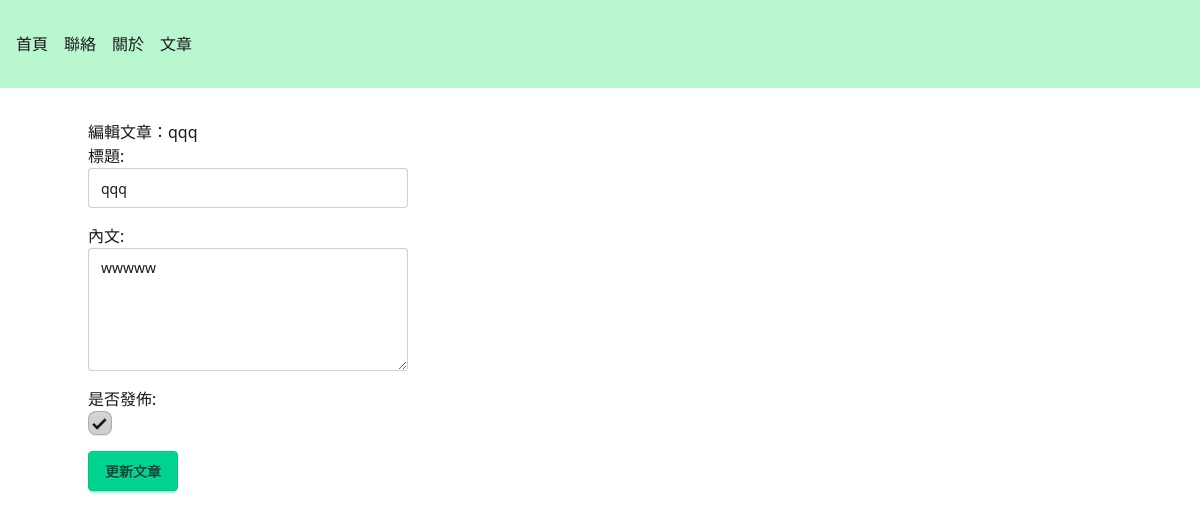
Page /articles/25/edit on the committed database.
### articles/models.py (models this page shows, shortened)
class Article(models.Model):
    title = models.CharField(max_length=200, null=False)
    content = models.TextField(null=True)
    is_published = models.BooleanField(default=False, null=False)

### articles/views.py (the view)
# urls.py: path("<int:id>/edit", views.edit, name="edit"),
def edit(request, id):
    article = get_object_or_404(Article, pk=id)
    form = ArticleForm(instance=article)
    return render(request, "articles/edit.html", {"article": article, "form": form})

### articles/forms.py
class ArticleForm(ModelForm):
    class Meta:
        model = Article
        fields = ["title", "content", "is_published"]
        labels = {
            "title": "標題",
            "content": "內文",
            "is_published": "是否發佈"
        }
        widgets = {
            "title": TextInput(attrs={"class": "input"}),
            "content": Textarea(attrs={"class": "textarea", "rows": 5}),
            "is_published": CheckboxInput(attrs={"class": "checkbox"})
        }

### articles/templates/articles/edit.html (shortened to what this page needs)
{% extends "layouts/default.html" %}
{% block content %}
<article>
  編輯文章：{{ article.title }}
</article>
<form action="{% url  'articles:detail' article.id %}"
      method="post"
      class="flex flex-col gap-4">
  {% for field in form %}
  <div class="flex flex-col">
    {{ field.label_tag }}
    {{ field }}
  </div>
  {% endfor %}
  <div>
    <button class="btn btn-success">更新文章</button>
  </div>
</form>
{% endblock %}

### rows in the picture
Article: title "qqq", form "qqq" "wwwww" "☑"

### other values in the picture
{{ field.label_tag }} "標題:" "內文:" "是否發佈:"
